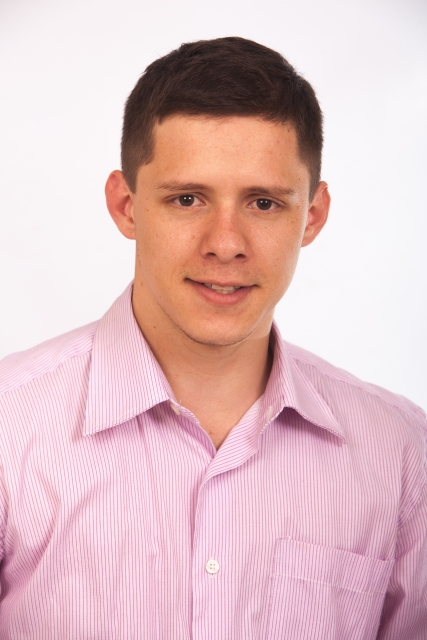
#> input picture OpenCV3_beginner/images/sample.jpg, 427 x 640 px, found by its file name
$ python trimming.py
#> lines starting #> are read from the running program, lines starting #| are printed output that depends on the picture
import cv2

try:
    img = cv2.imread('C:/Source Codes/OpenCV3_beginner/images/sample.jpg')
#> img is the input picture: shape (640, 427, 3); mean B, G, R 194.7, 191.5, 224.3
    if img is None:
        print('ファイルを読み込めません．')
        import sys
        sys.exit()

    height = img.shape[0]
#> height = 640
    width = img.shape[1]
#> width = 427

    dst = img[40:height,40:width]
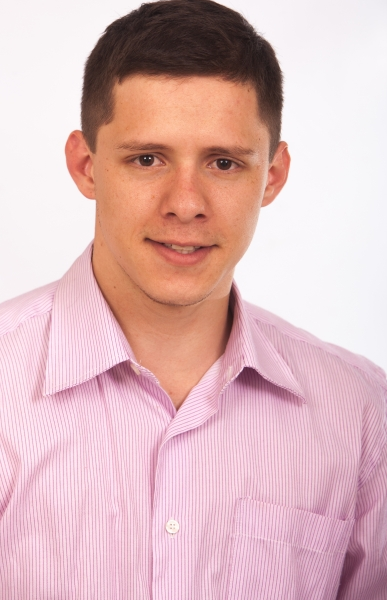
#> dst: shape (600, 387, 3); mean B, G, R 187.9, 185.2, 221.2
    cv2.imwrite('C:/Source Codes/OpenCV3_beginner/images/trimming.jpg',dst)
    cv2.imshow('dst',dst)

    cv2.waitKey(0)
    cv2.destroyAllWindows()
except:
    import sys
    print ("Error:",sys.exc_info()[0])
    print(sys.exc_info()[1])
    import traceback
    print(traceback.format_tb(sys.exc_info()[2]))


$ run again, with OpenCV3_beginner/images/20230609.jpg copied over OpenCV3_beginner/images/sample.jpg
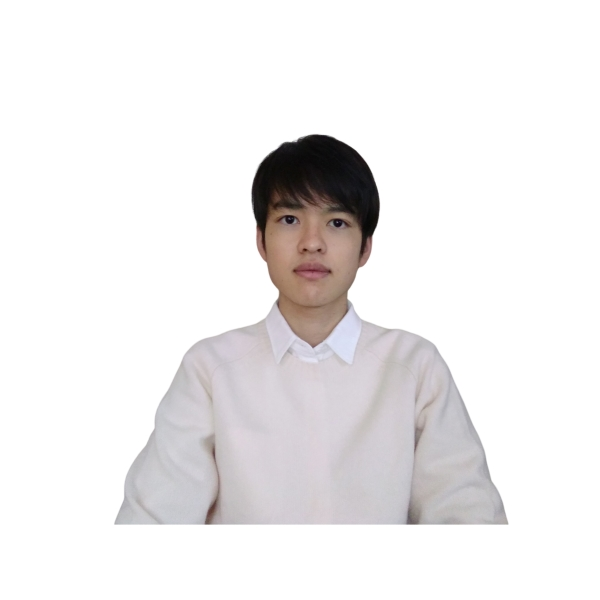
#> input picture OpenCV3_beginner/images/20230609.jpg, 600 x 600 px, found by its file name
#> img is the input picture: shape (600, 600, 3); mean B, G, R 236.2, 235.9, 237.8
#> `dst = img[40:height,40:width]`:
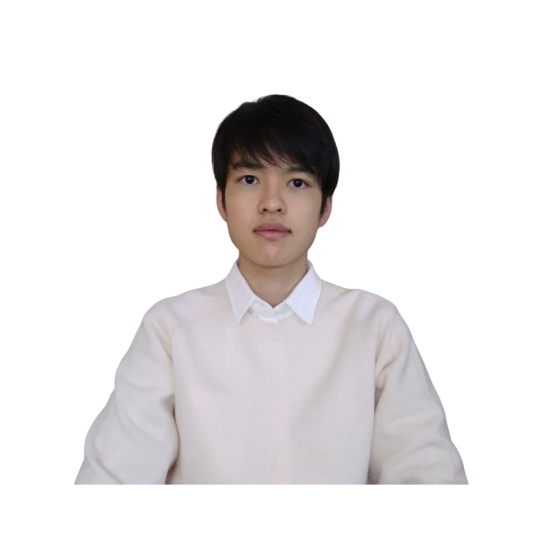
#> dst: shape (560, 560, 3); mean B, G, R 233.5, 233, 235.2
